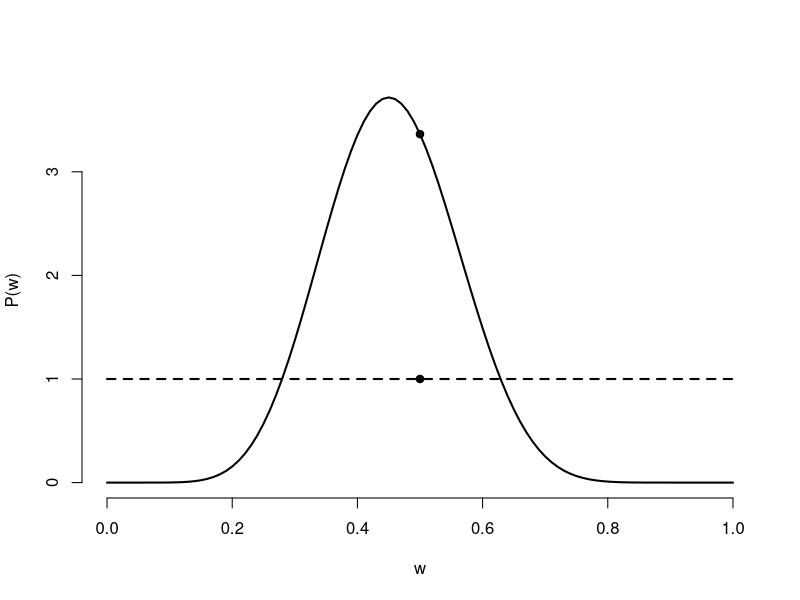
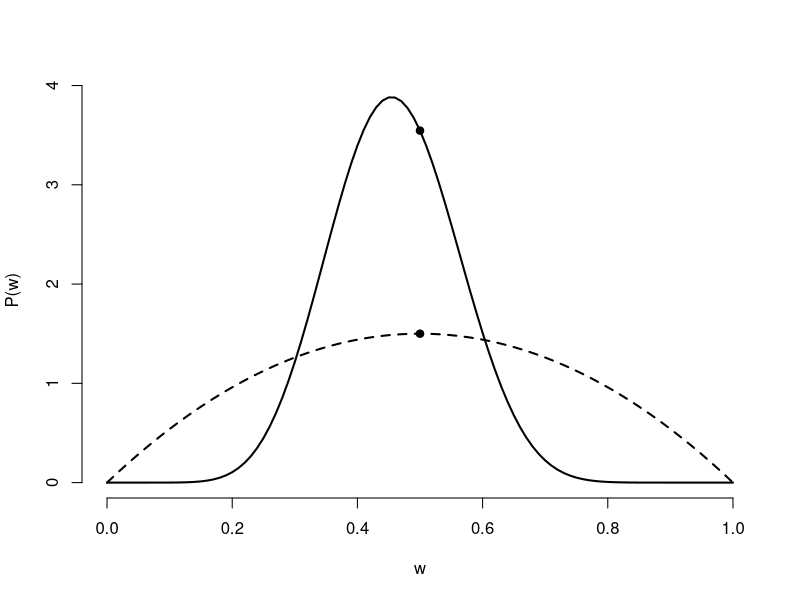

The R script that drew these images, in order:
# notes for lecture 3

# recall our setup: 20 trials of therapeutic touch experiment
# model: binomial, with parameter w = prob of success
# on each trial

# Bayes factor = P(data|H0)/P(data|H1)

# from Lecture 2, we plotted "predictive distributions"
# to compute Bayes factors for H0 over H1 when observing 9 successes

# for uniform prior, BF_01 = 3.36
# for smooth peaked prior, BF_01 = 2.36

# lets look at the posteriors again
# first, assume uniform prior on w

# technical note: both priors we used are beta distributions
# uniform = beta(1,1)
# smooth peaked = beta(2,2)
# mathematically, it can be shown that with a beta(a,b) prior
# and k successes out of n trials, the posterior distribution is
# also a beta distribution:
# p(w | data) = beta(a + k, b + n - k)
# we'll use this below


# prior 1: uniform prior = beta(1,1)
# so posterior = beta(1 + 9, 1 + 20 - 9) = beta(10,12)
# lets plot both the posterior and the prior together

curve(dbeta(x, 10, 12), from=0, to=1,
      lwd=2, bty="n",
      xlab="w",
      ylab="P(w)")

curve(dbeta(x,1,1), from=0, to=1,
      lwd=2, lty=2,
      add=T)

# now let's look at P(w=0.5) on each plot:

points(0.5, dbeta(0.5,10,12), pch=19)
points(0.5, dbeta(0.5,1,1), pch=19)

# notice that after observing data, our belief that w=0.5
# i.e, H0 / guessing
# has INCREASED

# by how much?
priorBelief = dbeta(0.5,1,1)
posteriorBelief = dbeta(0.5,10,12)
posteriorBelief/priorBelief

# answer = by a factor of 3.36
# this is the same as the Bayes factor we got earlier!

# Let's try with the smooth peaked prior
# prior 2: smooth peaked prior = beta(2,2)
# so posterior = beta(2 + 9, 2 + 20 - 9) = beta(11,13)
# lets plot both the posterior and the prior together

curve(dbeta(x, 11, 13), from=0, to=1,
      lwd=2, bty="n",
      xlab="w",
      ylab="P(w)")

curve(dbeta(x,2,2), from=0, to=1,
      lwd=2, lty=2,
      add=T)

# now let's look at P(w=0.5) on each plot:

points(0.5, dbeta(0.5,11,13), pch=19)
points(0.5, dbeta(0.5,2,2), pch=19)

# notice that after observing data, our belief that w=0.5
# i.e, H0 / guessing
# has again INCREASED

# by how much?
priorBelief = dbeta(0.5,2,2)
posteriorBelief = dbeta(0.5,11,13)
posteriorBelief/priorBelief

# answer = by a factor of 2.36

# not an accident -- this is an example of the Savage-Dickey Density Ratio
